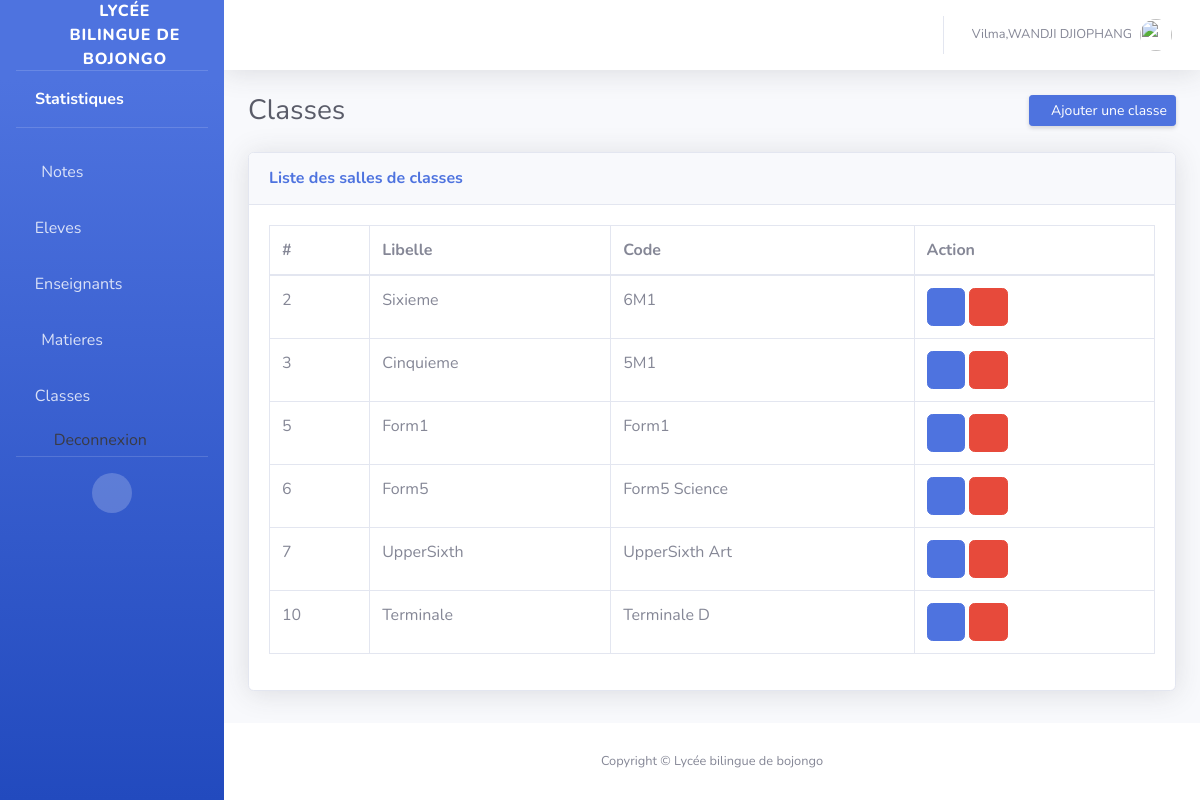
Page /dashboard/classes/ (signed in) on the committed database.
### auth_app/models.py (models this page shows, shortened)
class CustomUser(AbstractUser):
    ROLE_CHOICES = (
        ("eleve", "Élève"),
        ("enseignant", "Enseignant"),
        ("admin", "Administrateur"),
    )
    role = models.CharField(max_length=20, choices=ROLE_CHOICES, default='eleve')
    matricule = models.CharField(max_length=50, unique=True)

### admin_site/models.py (models this page shows, shortened)
class Classe(models.Model):
    libelle = models.CharField(max_length=255)
    code = models.CharField(max_length=255, unique=True)
    class Meta:
        unique_together = ('libelle', 'code')

### admin_site/views.py (the view)
# urls.py: path('classes/', liste_classe, name='list_classe'),
@login_required
def liste_classe(request):
    classes = Classe.objects.all()
    if request.method == "POST":
        form=ClasseForm(request.POST)
        if form.is_valid():
            Classe.objects.create(
               libelle = form.cleaned_data['libelle'],
               code =form.cleaned_data['code']
            )
            messages.success(request, "La classe a été ajoutée avec succès !")
    else :
        form = ClasseForm()
    context = {
        'form':form,
        'classes':classes
    }
    return render(request, 'classes/liste.html', context)

### admin_site/templates/classes/liste.html (shortened to what this page needs)
{% extends 'base.html' %}
{% block 'content' %}
<div class="d-sm-flex align-items-center justify-content-between mb-4">
    <h1 class="h3 mb-0 text-gray-800">Classes</h1>
    <button type="button" data-toggle="modal" data-target="#exampleModalCenter"
        class="d-none d-sm-inline-block btn btn-sm btn-primary shadow-sm"><i
            class="fas fa-plus fa-sm text-white-50"></i> Ajouter une classe</button>
</div>
<div class="card shadow mb-4">
    <div class="card-header py-3">
        <h6 class="m-0 font-weight-bold text-primary">Liste des salles de classes</h6>
    </div>
    <div class="card-body">
        <div class="table-responsive">
            <table class="table table-bordered" id="dataTable" width="100%" cellspacing="0">
                <thead>
                    <tr>
                        <th>#</th>
                        <th>Libelle</th>
                        <th>Code</th>
                        <th>Action</th>
                    </tr>
                </thead>
                <tbody>
                    {% for classe in classes %}
                    <tr>
                        <td>{{classe.id}}</td>
                        <td>{{classe.libelle}}</td>
                        <td>{{classe.code}}</td>
                        <td>
                            <a href="{% url 'update_classe' classe.id %}" class="btn btn-primary"><i class="fa fa-pen"></i></a>
                            <a href="{% url 'delete_classe' classe.id %}" class="btn btn-danger"><i class="fa fa-trash"></i></a>
                        </td>
                    </tr>
                    {% endfor %}
                </tbody>
            </table>
        </div>
    </div>
</div>
{% endblock %}

### admin_site/templates/includes/topbar.html (shortened to what this page needs)
{% load static %}
<div id="content">
    <nav class="navbar navbar-expand navbar-light bg-white topbar mb-4 static-top shadow">
        <ul class="navbar-nav ml-auto">
            <li class="nav-item dropdown no-arrow">
                <a class="nav-link dropdown-toggle" href="#" id="userDropdown" role="button" data-toggle="dropdown"
                    aria-haspopup="true" aria-expanded="false">
                    <span class="mr-2 d-none d-lg-inline text-gray-600 small">{{user.first_name}},{{user.last_name}}</span>
                    <img class="img-profile rounded-circle" src="{% static 'img/undraw_profile.svg' %}">
                </a>
            </li>
        </ul>
    </nav>

### rows in the picture
Classe: id "2", libelle "Sixieme", code "6M1"
Classe: id "3", libelle "Cinquieme", code "5M1"
Classe: id "5", libelle "Form1", code "Form1"
Classe: id "6", libelle "Form5", code "Form5 Science"
Classe: id "7", libelle "UpperSixth", code "UpperSixth Art"
Classe: id "10", libelle "Terminale", code "Terminale D"

### other values in the picture
{{ user.first_name }} "Vilma"
{{ user.last_name }} "WANDJI DJIOPHANG"
